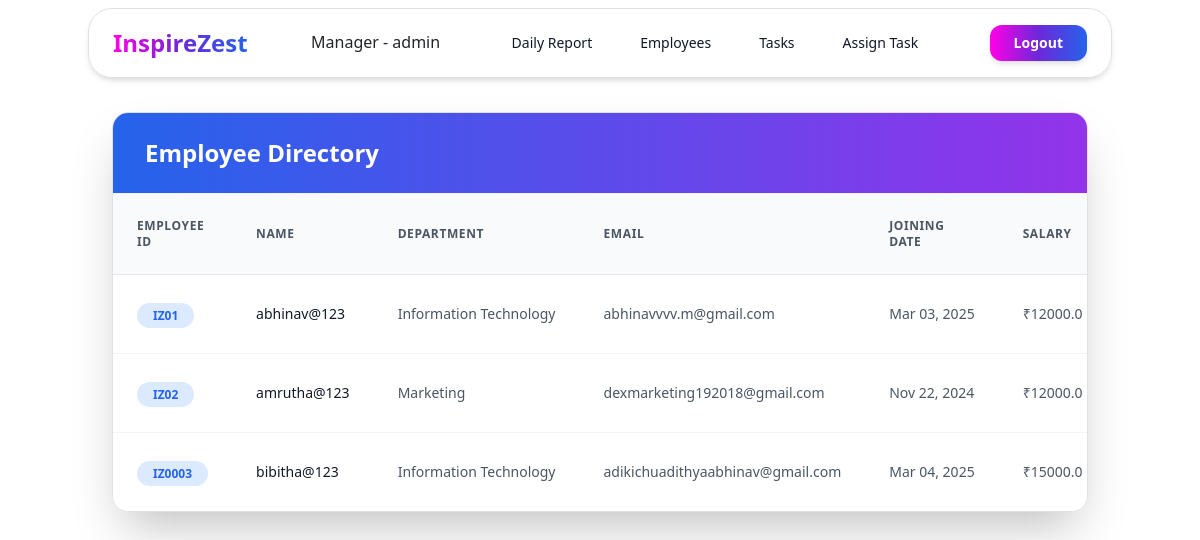
Page /manager/employee/list/ (signed in) on the earlier database version.
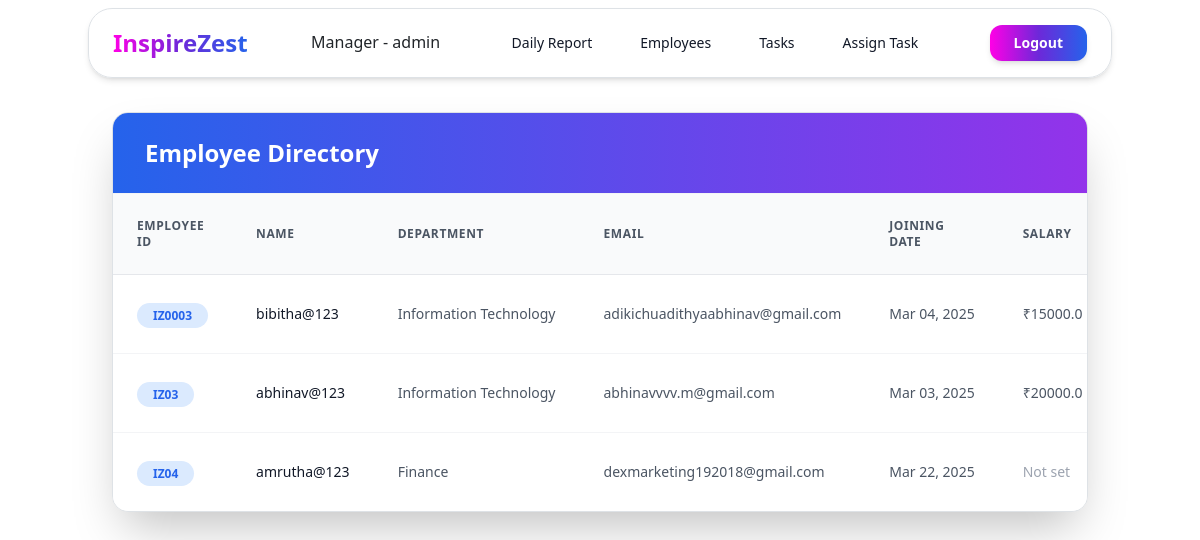
Same page on the later database version.
### app/models.py (models this page shows, shortened)
class CustomUser(AbstractUser):
    DEPARTMENT_CHOICES = [
        ('HR', 'Human Resources'),
        ('IT', 'Information Technology'),
        ('FIN', 'Finance'),
        ('MKT', 'Marketing'),
        ('OPS', 'Operations'),
    ]
    is_verified = models.BooleanField(default=False)
    otp = models.CharField(max_length=10, null=True, blank=True)
    email = models.EmailField(unique=True)
    employee_id = models.CharField(max_length=10, unique=True, null=True)
    department = models.CharField(max_length=3, choices=DEPARTMENT_CHOICES, null=True, blank=True)
    joining_date = models.DateField(null=True, blank=True)
    def __str__(self):
        if self.is_superuser:
            return f"Manager - {self.username}"
        return f"{self.employee_id} - {self.username}"

class SalaryCalendar(models.Model):
    employee = models.ForeignKey(CustomUser, on_delete=models.CASCADE)
    leave_days = models.DateField(default=timezone.now)
    salary = models.FloatField()
    pf_percentage = models.DecimalField(
        max_digits=5,
        decimal_places=2,
        null=True,
        blank=True,
    )
    esi_percentage = models.DecimalField(
        max_digits=5,
        decimal_places=2,
        null=True,
        blank=True,
    )
    created_at = models.DateTimeField(auto_now_add=True,null=True,blank=True)

### app/views.py (the view)
# urls.py: path('manager/employee/list/', views.Manager_list_all_employees, name='manager-employee-list'),
def Manager_list_all_employees(request):
    if not request.user.is_superuser:
        return redirect('employee-dashboard')
    employees = CustomUser.objects.filter(is_superuser=False)
    for employee in employees:
        employee.current_salary = SalaryCalendar.objects.filter(employee=employee).last()
    return render(request, 'Manager_list_all_employees.html', {'employees': employees})

### app/templates/Manager_list_all_employees.html (shortened to what this page needs)
{% extends "admin_base.html" %}
{% load widget_tweaks %}
{% block main_block %}
<div class="container mx-auto px-4 mt-28">
    <div class="bg-white shadow-2xl rounded-2xl overflow-hidden border border-gray-100">
        <div class="px-8 py-6 border-b border-gray-100 bg-gradient-to-r from-blue-600 to-purple-600">
            <h2 class="text-2xl font-bold text-white">Employee Directory</h2>
        </div>
        <div class="overflow-x-auto">
            <table class="min-w-full divide-y divide-gray-200">
                <thead class="bg-gray-50">
                    <tr>
                        <th class="px-6 py-4 text-left text-xs font-semibold text-gray-600 uppercase tracking-wider">Employee ID</th>
                        <th class="px-6 py-4 text-left text-xs font-semibold text-gray-600 uppercase tracking-wider">Name</th>
                        <th class="px-6 py-4 text-left text-xs font-semibold text-gray-600 uppercase tracking-wider">Department</th>
                        <th class="px-6 py-4 text-left text-xs font-semibold text-gray-600 uppercase tracking-wider">Email</th>
                        <th class="px-6 py-4 text-left text-xs font-semibold text-gray-600 uppercase tracking-wider">Joining Date</th>
                        <th class="px-6 py-4 text-left text-xs font-semibold text-gray-600 uppercase tracking-wider">Salary</th>
                    </tr>
                </thead>
                <tbody class="bg-white divide-y divide-gray-100">
                    {% for employee in employees %}
                    <tr class="hover:bg-gray-50 transition-colors duration-200">
                        <td class="px-6 py-4 whitespace-nowrap">
                            <span class="px-3 py-1 text-xs font-semibold text-blue-600 bg-blue-100 rounded-full">
                                {{ employee.employee_id }}
                            </span>
                        </td>
                        <td class="px-6 py-4 whitespace-nowrap text-sm font-medium text-gray-900">
                            {{ employee.username }}
                        </td>
                        <td class="px-6 py-4 whitespace-nowrap text-sm text-gray-600">
                            {{ employee.get_department_display }}
                        </td>
                        <td class="px-6 py-4 whitespace-nowrap text-sm text-gray-600">
                            {{ employee.email }}
                        </td>
                        <td class="px-6 py-4 whitespace-nowrap text-sm text-gray-600">
                            {{ employee.joining_date|date:"M d, Y" }}
                        </td>
                        <td class="px-6 py-4 whitespace-nowrap text-sm text-gray-600">
                            {% if employee.current_salary %}
                                ₹{{ employee.current_salary.salary }}
                            {% else %}
                                <span class="text-gray-400">Not set</span>
                            {% endif %}
                        </td>
                    </tr>
                    {% endfor %}
                </tbody>
            </table>
        </div>
    </div>
</div>
{% endblock %}

Differences in the rows shown:
removed CustomUser: employee_id "IZ01", username "abhinav@123", department "Information Technology", email "abhinavvvv.m@gmail.com", joining_date "Mar 03, 2025", current_salary.salary "12000.0"
removed CustomUser: employee_id "IZ02", username "amrutha@123", department "Marketing", email "dexmarketing192018@gmail.com", joining_date "Nov 22, 2024", current_salary.salary "12000.0"
added CustomUser: employee_id "IZ03", username "abhinav@123", department "Information Technology", email "abhinavvvv.m@gmail.com", joining_date "Mar 03, 2025", current_salary.salary "20000.0"
added CustomUser: employee_id "IZ04", username "amrutha@123", department "Finance", email "dexmarketing192018@gmail.com", joining_date "Mar 22, 2025", shows "Not set"
